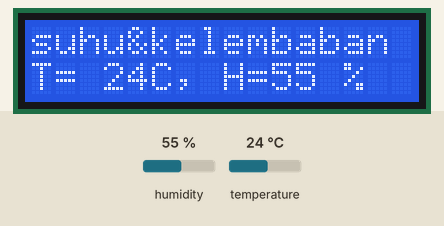
Simulated run of this sketch. Board: ESP32. On the bench: 16×2 character LCD. The inputs (shaded band) are chosen by the test bench; at power-on: humidity 55 %, temperature 24 °C. WiFi joins after 1.5 s; servers stay silent unless stated.

Above: at 5.6 s.
5.7 s: humidity set to 22 %
At 8.2 s:
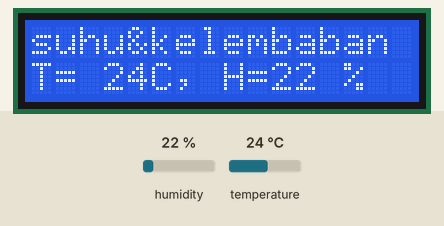
8.5 s: temperature set to 12 °C
At 10.1 s:
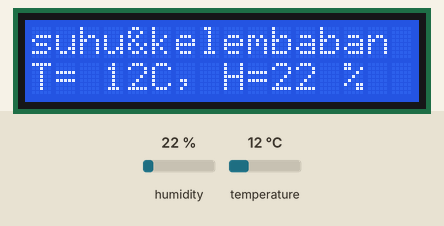
10.5 s: humidity set to 40 %
At 11.8 s:
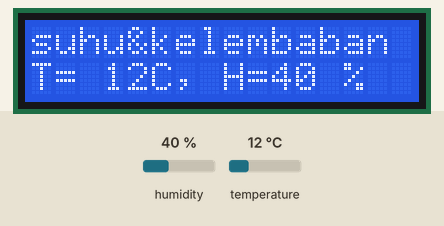
12.6 s: temperature set to 19 °C
At 14.6 s:
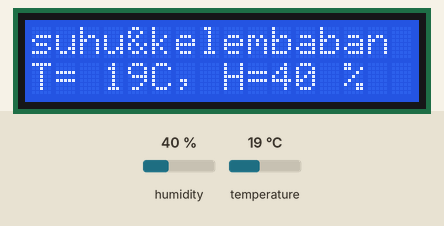
Timing chart, 0 to 15.6 s (numbered marks = the images above; inputs shaded):
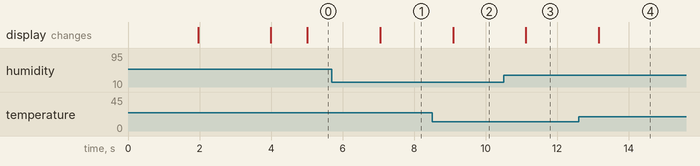

Measured:
- after the input at 5.7 s, the display: changes after 1.4 s (image 1)
- after the input at 8.5 s, the display: changes after 0.59 s (image 2)
- after the input at 10.5 s, the display: changes after 0.62 s (image 3)
- after the input at 12.6 s, the display: changes after 0.56 s (image 4)

The sketch:

Pertemuan7_SensorSuhu.ino
```cpp
// ==DHT11 Sensor Suhu==
#define BLYNK_TEMPLATE_ID "TMPL6uP6DQZVi"
#define BLYNK_TEMPLATE_NAME "Smart Home"
#define BLYNK_AUTH_TOKEN "2noyz6dN_ln9whwMPgvoISd0nG3p3StZ"

#include <BlynkSimpleEsp32.h>
#include <LiquidCrystal_I2C.h>
LiquidCrystal_I2C lcd(0x27,16,2);

#include <DHT.h>

// pin 13 khusus untuk device Ardutech
#define DHTPIN 13
#define DHTTYPE DHT11

DHT dht(DHTPIN,DHTTYPE); //inisialisasi sensor

int kelembaban, suhu; //inisialisasi variabel

// ini untuk konfigurasi token dan jaringan
char auth[] = BLYNK_AUTH_TOKEN;
char ssid[] = "Abcde";
char pass[] = "qwertyuiopoo";
boolean status;

void cek_koneksi(){
  Blynk.begin(auth, ssid, pass);
  status=Blynk.connected();

  if (status == true) {
    lcd.print("Koneksi Sukses");
  } else {
    lcd.print("Koneksi Gagal");
  }
}

void sensor_berjalan(){
  kelembaban = dht.readHumidity();
  suhu = dht.readTemperature();

  lcd.setCursor(3,1);
  lcd.print(suhu);
  lcd.setCursor(10,1);
  lcd.print(kelembaban);

  Blynk.virtualWrite(V1, suhu);
  Blynk.virtualWrite(V2, kelembaban);
}

void setup() {
    // setting lcd
  lcd.begin(16, 2);
  lcd.init();
  lcd.backlight();
  lcd.clear();
  // akhir setting lcd

  lcd.setCursor(0, 0);
  lcd.print("Tes Koneksi");
  lcd.setCursor(0, 1);

  cek_koneksi();

  dht.begin();
  delay(2000);

  lcd.clear();
  lcd.setCursor(0, 0);
  lcd.print("suhu&kelembaban");
  lcd.setCursor(0, 1);
  lcd.print("T=   C, H=   %");
}

void loop() {
  Blynk.run();
  delay(1000);
  sensor_berjalan();
}
```
